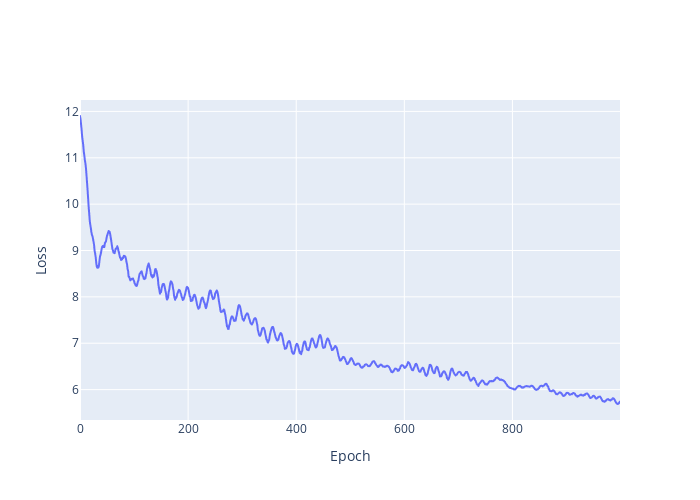

The notebook cell saved with this chart:
### Code cell
fig = plt.Figure()
fig.add_trace(plt.Scattergl(y=history2.history['loss'],
                    name='Train'))
# fig.add_trace(plt.Scattergl(y=history2.history['val_loss'],
#                     name='Valid'))
fig.update_layout(height=500, width=700,
                  xaxis_title='Epoch',
                  yaxis_title='Loss')
fig.show()

### Figure 1 — Plotly figure (JSON) as saved in the notebook; plotly's stock layout.template omitted (floating-point values rounded to 4 significant figures; data arrays with more than 128 entries replaced by an {"elided": "..."} marker saying what was removed)
{"data": [{"name": "Train", "type": "scattergl", "y": {"elided": "1000 float values"}}], "layout": {"height": 500, "width": 700, "xaxis": {"autorange": true, "range": [0, 999], "title": {"text": "Epoch"}}, "yaxis": {"autorange": true, "range": [5.344, 12.25], "title": {"text": "Loss"}, "type": "linear"}}}
